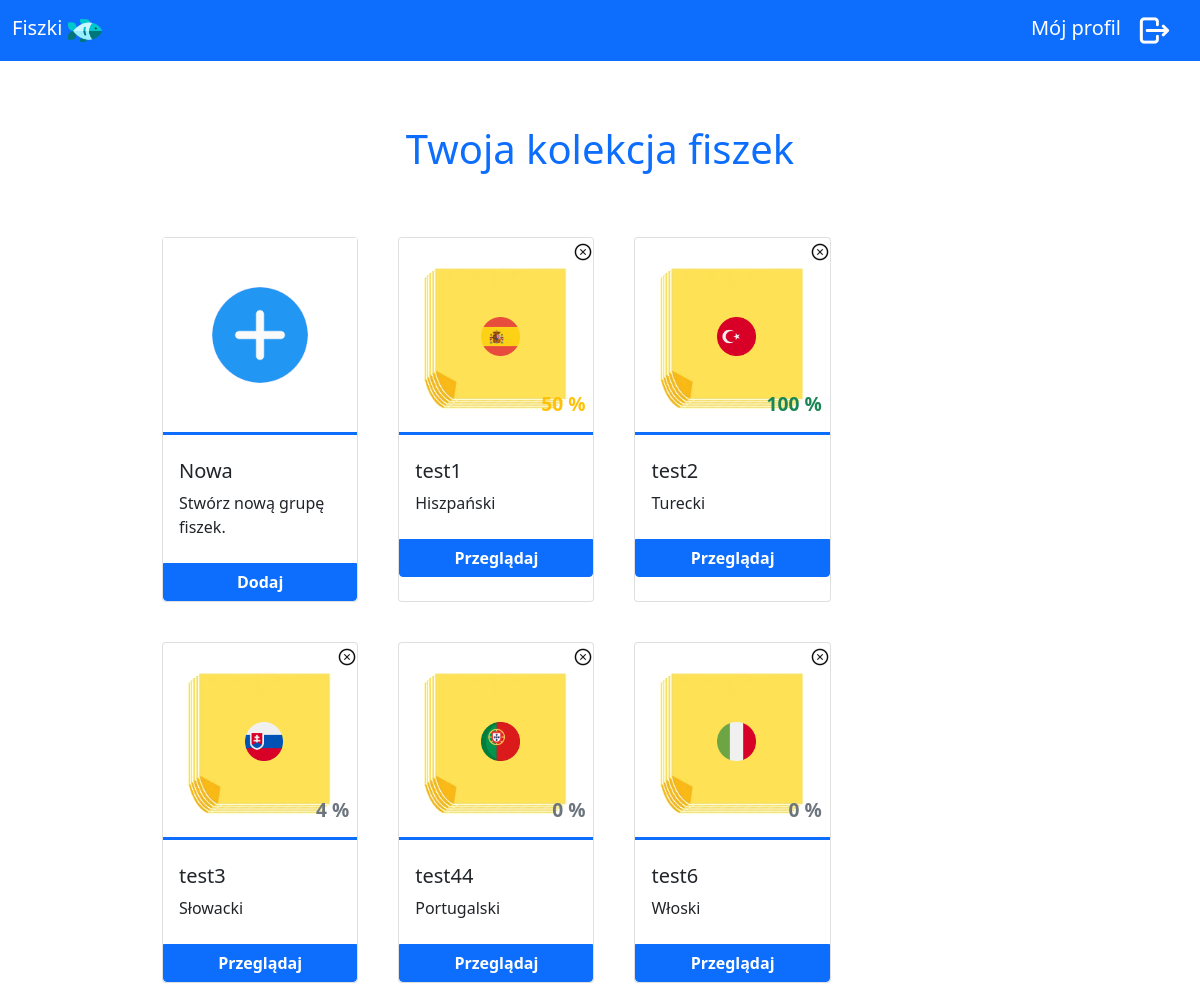
The app's page /cards_collection (signed in), older data.
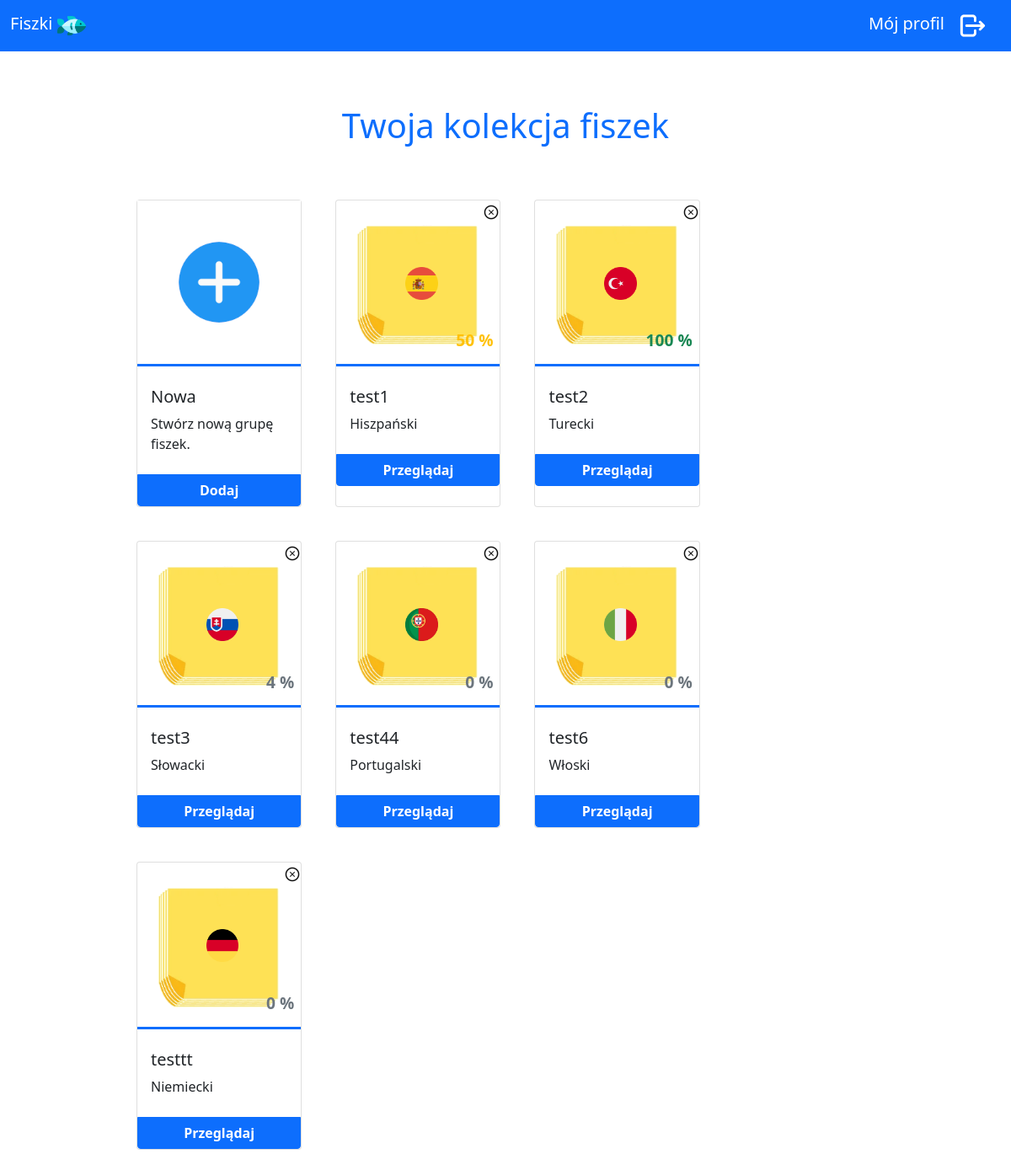
The same page, newer data.
### pjf/models.py (models this page shows)
class groups(db.Model):
    id = db.Column("id", db.Integer, primary_key=True)
    name = db.Column(db.String(60))
    lang = db.Column(db.String(60))
    completion = db.Column(db.Integer, default=0)
    user_id = db.Column(db.Integer, db.ForeignKey("users.id"))
    card = db.relationship("cards", backref="group", lazy=True)
    lesson = db.relationship("lessons", backref="group", lazy=True)

### pjf/collection/routes.py (the view)
@collection.route("/cards_collection", methods=["GET", "POST"])
def cards_collection_page():
    if "logged_in" not in session:
        return redirect(url_for("user.login_page"))
    if request.method == "POST":
        group_name = request.form["name"]
        group_lang = request.form["lang"]
        user_id = users.query.filter_by(login=session['login']).first().id # only one exists, user is unique
        new_group = groups(name=group_name, lang=group_lang, user_id=user_id)
        db.session.add(new_group)
        db.session.commit()
        return redirect(url_for("collection.cards_collection_page"))
    else: #method == get
        login_in_session = session["login"]
        user_id = users.query.filter_by(login=login_in_session).first().id
        users_groups = groups.query.filter_by(user_id=user_id).all()
        languages = ['Angielski', 'Niemiecki', 'Hiszpański', 'Francuski', 'Włoski', 'Duński',   'Turecki',
                     'Chiński', 'Japoński', 'Holenderski', 'Portugalski', 'Czeski', 'Słowacki', 'Węgierski']
        languages.sort()
        return render_template("cards_collection.html", languages=languages, groups=users_groups)

### pjf/templates/cards_collection.html (shortened to what this page needs)
{% extends "base.html" %}
{% block content %}
<div class="groups">
  <h1 class="py-5 text-center text-primary">Twoja kolekcja fiszek</h1>
<div class="row justify-content-start flex-wrap gap-4">
    <div class="card p-0 m-2" style="width: 22%">
        <img src="{{url_for('static', filename='images/new_cards.png')}}" class="border-bottom border-3 border-primary"/>
      <div class="card-body p-0">
        <div class="px-3 py-4">
            <h5 class="card-title">Nowa</h5>
            <p class="card-text">Stwórz nową grupę fiszek.</p>
        </div>
         <button class="btn btn-primary w-100 mt-10 rounded-0 rounded-bottom" data-bs-toggle="modal" data-bs-target="#reg-modal">
            Dodaj
         </button>
      </div>
    </div>
    {% if groups %}
        {% for group in groups %}
        <div class="card p-0 m-2 position-relative" style="width: 22%">
            <div class="position-relative w-100">
                <a class="position-absolute text-decoration-none text-dark" href="/delete_group/{{group.id}}" style="top:0%; right: 0%">
                <img src="{{url_for('static', filename='images/close_icon.png')}}"/>
                </a>
                <img src="{{url_for('static', filename='images/languages/' + group.lang + '.png')}}" class="lang-icon"/>
                <p
                    {% if group.completion < 50 %}
                        class="text-secondary position-absolute bottom-0 end-0 px-2 completion"
                    {% elif group.completion < 70 %}
                        class="text-warning position-absolute bottom-0 end-0 px-2 completion"
                    {% else %}
                        class="text-success position-absolute bottom-0 end-0 px-2 completion"
                    {% endif %}
                >
                    {{group.completion}} %</p>
            </div>
            <div class="card-body p-0">
                <div class="px-3 py-4">
                    <h5 class="card-title">{{group.name}}</h5>
                    <p class="card-text">{{group.lang}}</p>
                </div>
                 <a href="/group/{{group.id}}" class="btn btn-primary w-100 mt-10 rounded-0 rounded-bottom">Przeglądaj</a>
            </div>
        </div>
        {% endfor %}
    {% endif %}
    </div>
</div>
{% endblock %}

Row changes from the older to the newer data that the page shows:
added groups: lang (picture), completion "0", name "testtt", lang "Niemiecki"
